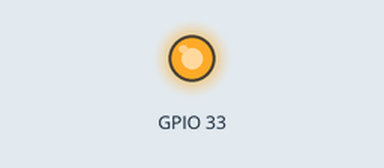
Recording of a program running on a simulated ESP32. Shown: output pins drawn as LEDs (lit = HIGH). Nothing arrives over Bluetooth unless stated; a phone connects over Bluetooth LE 3 s after start; what the program prints to the serial monitor is not drawn.

Above: at 0.1 s.
At 1.1 s:
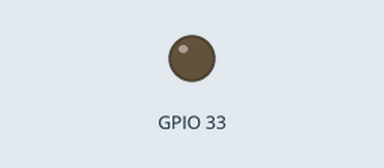
Timing chart, 0 to 2.6 s (numbered marks = the images above):
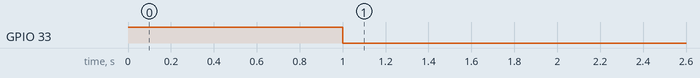

The program:

main.cpp
```cpp
#include <Arduino.h>
#include "BleConnection.h"
void setup() {
  // put your setup code here, to run once:
  Serial.begin(115200);
  pinMode(33, OUTPUT);
  digitalWrite(33,HIGH);
  delay(1000);
  digitalWrite(33,LOW);
  BleConnection.initialize();
}

void loop() {
  // put your main code here, to run repeatedly:
}
```

BleConnection.h
```cpp
#ifndef BLE_VS_H
#define BLE_VS_H

#include <Arduino.h>
#include <BLEDevice.h>
#include <BLEServer.h>
#include <BLE2902.h>
#include <bitset>
#include "config.h"


class _BleConnection: public BLEServerCallbacks, public BLECharacteristicCallbacks {
    public:
        /*this function is responsible of initializing BLE*/
        void initialize();
        void notify();
        void setBleFlag(uint8_t flag, bool status);
        bool getBleFlag(uint8_t flag);
    private:
        std::bitset<8> bleFlag;
        /*@OVERRIDE function is responsible for burning on flash the new config data sent from ble write*/
        void onWrite(BLECharacteristic *pCharacteristic);
        /*@OVERRIDE function responsible for ble connect-animation while connected to the ble*/
        void onConnect(BLEServer* pServer);
        /*@OVERRIDE function is responsible for end ble connect-animation on disconnect from ble */
        void onDisconnect(BLEServer* pServer) ;
};
extern _BleConnection BleConnection;

#endif
```

BleConnection.cpp
```cpp
#include "BleConnection.h"

void _BleConnection::initialize(){
    /*Create the BLE Device*/
    BLEDevice::init(BLE_NAME);
    /*Create the BLE Server*/
    BLEServer *pServer = BLEDevice::createServer();
    pServer->setCallbacks(new _BleConnection()); // call backs to listen to BLE connect and disconnect
    /* Create the BLE Service*/
    BLEService *pService = pServer->createService(SERVICE_UUID);
    /*create the BLE characteristic*/
    BLECharacteristic *pCharacteristic = pService->createCharacteristic(
                                         CHARACTERISTIC_UUID,
                                         BLECharacteristic::PROPERTY_NOTIFY |
                                         BLECharacteristic::PROPERTY_WRITE
                                       );
    pCharacteristic->setCallbacks(new _BleConnection()); //call back to listen to BLE write
    pCharacteristic->addDescriptor(new BLE2902());    //there was an error in notify "the attribute can't be found" before adding this line
    /*Start the service*/
    pService->start();
    /*start Advertising*/
    BLEAdvertising *pAdvertising = pServer->getAdvertising();
    pAdvertising->start();
}
void _BleConnection::notify(){

}
void _BleConnection::setBleFlag(uint8_t flag, bool status){
    bleFlag.set(flag, status);
}
bool _BleConnection::getBleFlag(uint8_t flag){
    return bleFlag.test(flag);
}
void _BleConnection::onWrite(BLECharacteristic* pCharacteristic){
    std::string value = pCharacteristic -> getValue();
    if(value.length() > 0){
        if (value == KEY) {
            digitalWrite(33, HIGH);
            delay(DELAY);
            digitalWrite(33, LOW);
        }
    }
}
void _BleConnection::onConnect(BLEServer* pServer){
    Serial.println("BLE CONNECTED");
}
void _BleConnection::onDisconnect(BLEServer* pServer){
    Serial.println("BLE DISCONNECTED");
}
```

objects.cpp
```cpp
#include "BleConnection.h"

/*globals*/


/*creating objects for all of claasses in the project*/
_BleConnection BleConnection;
```

config.h
```cpp
#ifndef CONFIG_H
#define CONFIG_H

#define BLE_NAME "ENG. RAGEH HOME"
#define KEY "MesoRage7Home"
#define DELAY 3000
#define SERVICE_UUID        "4fafc201-1fb5-459e-8fcc-c5c9c331914b"
#define CHARACTERISTIC_UUID "beb5483e-36e1-4688-b7f5-ea07361b26a8"

#endif
```
